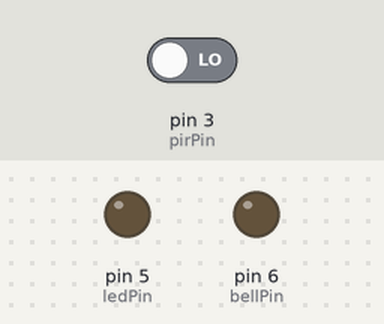
The sketch below on a simulated Arduino Uno, built with avr-gcc and run on an emulated ATmega328P. Shown: output pins drawn as LEDs (lit = HIGH). The inputs (shaded band) are chosen by the test bench; at power-on: pin 3 (pirPin) LOW. What the sketch prints to the serial monitor is not drawn.

Above: at 0.1 s.
At 30.1 s:
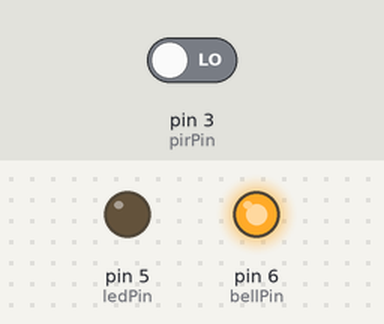
Timing chart, 0 to 31.6 s (numbered marks = the images above):
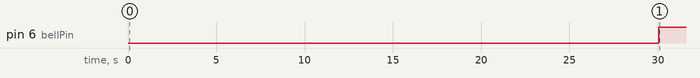

The sketch:

pir.ino
```cpp
/////////////////////////////
//VARS
//the time we give the sensor to calibrate (10-60 secs according to the datasheet)
int calibrationTime = 30;

int pirPin = 3;    //the digital pin connected to the PIR sensor's output
int ledPin = 5;  // shows the state of the sensor
int bellPin = 6;  // represents the bell or buzzer that plays
                   // when someone walks by the sensor
long binglength = 2000; // how long the buzzer/bell will play
long lasttime = 0; // stores the time of the last sensor tripping
long cooldown = 20000;  // time between buzzer plays
boolean cool = true;


/////////////////////////////
//SETUP
void setup(){
  Serial.begin(9600);
  pinMode(pirPin, INPUT);
  pinMode(ledPin, OUTPUT);
  pinMode(bellPin, OUTPUT);
  digitalWrite(pirPin, LOW);
  digitalWrite(bellPin, LOW);


  //give the sensor some time to calibrate
  Serial.print("calibrating sensor ");
    for(int i = 0; i < calibrationTime; i++){
      Serial.print(".");
      delay(1000);
      }
    Serial.println(" done");
    Serial.println("SENSOR ACTIVE");
    delay(50);
  }

////////////////////////////
//LOOP
void loop(){

     if(digitalRead(pirPin) == HIGH){ // sensor is tripped
       digitalWrite(ledPin, HIGH);
       Serial.println(lasttime/1000);
       if(cool == true) {
         lasttime = millis();
         digitalWrite(bellPin, LOW);
         cool = false;
       }
       else {
         Serial.print("sensor is hot");  // tells us why the buzzer might not be going off
       }
       delay(1000);

     }
     if(millis() > lasttime + binglength){  // turns off buzzer/bell/led

       digitalWrite(bellPin, HIGH);
     }
     if(millis() > lasttime + cooldown){  // resets cooldown
       cool = true;
     }
     if(digitalRead(pirPin) == LOW){
       digitalWrite(ledPin, LOW);
     }
}
```

Measured:
- by itself, pin 6 (bellPin): LOW → HIGH at 30.1 s
